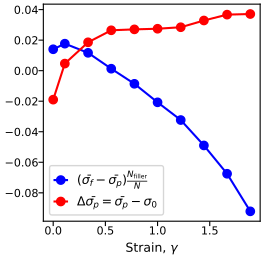

The script that drew this image:
#!/usr/bin/env python3
# -*- coding: utf-8 -*-
"""
created on Fri March 3 05:48:00 2023

@author: pierrekawak
"""

import sys
import numpy as np
import matplotlib.pyplot as plt
import matplotlib
matplotlib.use('tkagg')
import pandas as pd

# figure settings
test = 1
fontsize  = 9
labelsize = 8
figsize   = (2.65, 2.6)
bin       = 1
num_bins  = 200
pt_to_in  = 72
filter_min_shear = 0.0
filter_shear = 500
neat_marker = "^"
filled_marker = "o"
neat_color = "r"
filler_color = "b"
filled_color = "#808080"
polymer_color = "r"

# constants
Npolymer = 102500
Nfiller  = 51450
Ntotal   = Npolymer+Nfiller

neat_file_name   = "../data_files/neat_deform_dataframe.out"
filled_file_name = "../data_files/filled_deform_dataframe.out"
neat_base_file_name   = "../data_files/neat_npt_dataframe.out"
filled_base_file_name = "../data_files/filled_npt_dataframe.out"

neat_df          = pd.read_csv(neat_file_name)
filled_df        = pd.read_csv(filled_file_name)
neat_base_df     = pd.read_csv(neat_base_file_name)
filled_base_df   = pd.read_csv(filled_base_file_name)
neat_df       ["pnorm"] = neat_df["v_pyy"] + neat_df["v_pzz"]
filled_df     ["pnorm"] = filled_df["v_pyy"] + filled_df["v_pzz"]
neat_base_df  ["pnorm"] = neat_base_df["v_pyy"] + neat_base_df["v_pzz"]
filled_base_df["pnorm"] = filled_base_df["v_pyy"] + filled_base_df["v_pzz"]

neat_df          = neat_df[neat_df["v_shear_shift"] < filter_shear]
filled_df        = filled_df[filled_df["v_shear_shift"] < filter_shear]
neat_base_df     = neat_base_df[neat_base_df["v_shear_shift"] < filter_shear]
filled_base_df   = filled_base_df[filled_base_df["v_shear_shift"] < filter_shear]
neat_df          = neat_df[neat_df["v_shear_shift"] > filter_min_shear]
filled_df        = filled_df[filled_df["v_shear_shift"] > filter_min_shear]
neat_base_df     = neat_base_df[neat_base_df["v_shear_shift"] > filter_min_shear]
filled_base_df   = filled_base_df[filled_base_df["v_shear_shift"] > filter_min_shear]

neat_base_df     = neat_base_df.mean()
filled_base_df   = filled_base_df.mean()

if bin:
  bins = np.linspace(np.amin(neat_df["Time"]), np.amax(neat_df["Time"])+1, int(len(neat_df["Time"])/num_bins))
  neat_df["Time_Binned"] = pd.cut(neat_df["Time"], bins, right=False)
  neat_df = neat_df.groupby("Time_Binned", as_index=False).mean()

  bins = np.linspace(np.amin(filled_df["Time"]), np.amax(filled_df["Time"])+1, int(len(filled_df["Time"])/num_bins))
  filled_df["Time_Binned"] = pd.cut(filled_df["Time"], bins, right=False)
  filled_df = filled_df.groupby("Time_Binned", as_index=False).mean()

# gotta add the quiescent at 0
neat_shear    = np.append(0, neat_df["v_shear_shift"])
filled_shear  = np.append(0, filled_df["v_shear_shift"])
neat_stress   = np.append(neat_base_df["v_pxx"], neat_df["v_pxx"])
filled_stress = np.append(filled_base_df["v_pxx"], filled_df["v_pxx"])
neat_stress_norm   = -np.append(neat_base_df["pnorm"], neat_df["pnorm"])
filled_stress_norm = -np.append(filled_base_df["pnorm"], filled_df["pnorm"])
neat_stress_norm   = -neat_df["pnorm"]
filled_stress_norm = -filled_df["pnorm"]

filled_polymer_pi = np.append(filled_base_df["c_pxx_polymer[1]"]/Npolymer, filled_df["c_pxx_polymer[1]"]/Npolymer)
filled_filler_pi  = np.append(filled_base_df["c_pxx_filler[1]"]/Nfiller, filled_df["c_pxx_filler[1]"]/Nfiller)

filled_polymer_pi_norm = -np.append(filled_base_df["c_pxx_polymer[2]"]/Npolymer + filled_base_df["c_pxx_polymer[3]"]/Npolymer, filled_df["c_pxx_polymer[2]"]/Npolymer + filled_df["c_pxx_polymer[3]"]/Npolymer)
filled_filler_pi_norm  = -np.append(filled_base_df["c_pxx_filler[2]"]/Nfiller   + filled_base_df["c_pxx_filler[3]"]/Nfiller  , filled_df["c_pxx_filler[2]"]/Nfiller   + filled_df["c_pxx_filler[3]"]/Nfiller  )
filled_polymer_pi_norm = -filled_df["c_pxx_polymer[2]"]/Npolymer - filled_df["c_pxx_polymer[3]"]/Npolymer
filled_filler_pi_norm  = -filled_df["c_pxx_filler[2]"]/Nfiller   - filled_df["c_pxx_filler[3]"]/Nfiller

filled_polymer_stress = np.append(filled_base_df["c_pxx_polymer[1]"]/Ntotal, filled_df["c_pxx_polymer[1]"]/Ntotal)
filled_filler_stress  = np.append(filled_base_df["c_pxx_filler[1]"]/Ntotal, filled_df["c_pxx_filler[1]"]/Ntotal)

filled_polymer_stress_norm = -np.append(filled_base_df["c_pxx_polymer[2]"]/Ntotal + filled_base_df["c_pxx_polymer[3]"]/Ntotal, filled_df["c_pxx_polymer[2]"]/Ntotal + filled_df["c_pxx_polymer[3]"]/Ntotal)
filled_filler_stress_norm  = -np.append(filled_base_df["c_pxx_filler[2]"]/Ntotal   + filled_base_df["c_pxx_filler[3]"]/Ntotal  , filled_df["c_pxx_filler[2]"]/Ntotal   + filled_df["c_pxx_filler[3]"]/Ntotal  )
filled_polymer_stress_norm = -filled_df["c_pxx_polymer[2]"]/Ntotal - filled_df["c_pxx_polymer[3]"]/Ntotal
filled_filler_stress_norm  = -filled_df["c_pxx_filler[2]"]/Ntotal  - filled_df["c_pxx_filler[3]"]/Ntotal

import os
basename = os.path.splitext(__file__)[0]

def common_format(ax):
  #ax.set_ylabel(r"Stress, $\sigma$", fontsize=fontsize)
  #ax.set_ylabel(r"Stress, $\sigma_{\mathrm{extensional}}$", fontsize=fontsize)
  ax.tick_params(axis='both', labelsize=labelsize, pad=0)
  ax.set_xlabel(r"Strain, $\gamma$", fontsize=fontsize)
  ax.legend(loc='best', fontsize=fontsize, handlelength=1.0)
  if test == 0:
    plt.subplots_adjust(left=0.1, bottom=0.1, right=0.999, top=0.999)

fig, ax = plt.subplots(1, 1, sharex=True, figsize=figsize, constrained_layout=test)

ax.plot(filled_shear, (filled_filler_pi - filled_polymer_pi) * Nfiller/Ntotal, marker=filled_marker, color='b', label=r"$(\bar{\sigma_{f}} - \bar{\sigma_{p}})\frac{N_{\mathrm{filler}}}{N}$")#, label=r"Direct excess contribution of filler $(\bar{\sigma_{f} - \bar{\sigma_{p})\frac{N_{\mathrm{filler}}}{N}$")
ax.plot(filled_shear, filled_polymer_pi-neat_stress, marker=filled_marker, color='r', label=r"$\Delta \bar{\sigma_{p}} = \bar{\sigma_{p}} - \sigma_{0}$")#, label=r"How filler modifies polymer response $\Delta \bar{\sigma_{p} = \bar{\sigma_{p} - \sigma_{0}$")
common_format(ax)
#ax.set_ylabel(r"$\sigma_{\mathrm{Filled}} - \sigma_{\mathrm{Neat}}$", fontsize=fontsize)
plt.savefig(basename+".pdf")

fig, ax = plt.subplots(1, 1, sharex=True, figsize=figsize, constrained_layout=test)

ax.plot(filled_shear[1:], filled_polymer_pi_norm - neat_stress_norm, marker=filled_marker, color='r', label=r"$\Delta \bar{P_{p}} = \bar{P_{p}} - P_{0}$")
ax.plot(filled_shear[1:], (filled_filler_pi_norm - filled_polymer_pi_norm) * Nfiller/Ntotal, marker=filled_marker, color='b', label=r"$(\bar{P_{f}} - \bar{P_{p}})\frac{N_{\mathrm{filler}}}{N}$")
common_format(ax)
#ax.set_ylabel(r"$\P_{\mathrm{Filled}} - \P_{\mathrm{Neat}}$", fontsize=fontsize)
plt.savefig(basename+".norm.pdf")
